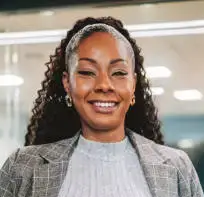
#> input picture dot-library/web/sample.jpg, 204 x 197 px
$ python -i sampling.py   (imports and definitions only)
#> lines starting #> are read from the running program, lines starting #| are printed output that depends on the picture
#> further down, picture is the input picture: shape (197, 204, 3); mean B, G, R 138.2, 147.2, 158.6
"""Turn images/masks into density maps and well-arranged point sets.

Pipeline: density map -> importance sampling -> weighted Lloyd relaxation.
The relaxation step spreads dots into an even, stipple-like arrangement that
follows the density (dark/bright areas get proportionally more dots) instead
of a noisy random scatter.
"""

from __future__ import annotations

import numpy as np
from PIL import Image, ImageFilter
from scipy.spatial import cKDTree


# [6 lines left out: function _normalize, not called in this run]


def density_from_image(
    rgb: np.ndarray,
    tone: str = "bright",
    gamma: float = 1.6,
    edges: float = 0.0,
    blur: float = 1.0,
    floor: float = 0.0,
) -> np.ndarray:
    """Build a sampling density from an RGB image.

    tone: 'bright' -> bright pixels get dots (light dots on dark canvas),
          'dark'   -> dark pixels get dots (ink on paper look).
    gamma: contrast on the tone response (higher = punchier separation).
    edges: 0..1 blend weight for an edge-detection layer (outlines).
    blur:  pre-blur in px to suppress pixel noise.
    floor: small constant added everywhere (a faint dust of dots outside the subject).
    """
#> called with tone = 'bright', gamma = 1.6, edges = 0, blur = 1, floor = 0
    gray = np.asarray(Image.fromarray(rgb).convert("L"), dtype=np.float64) / 255.0
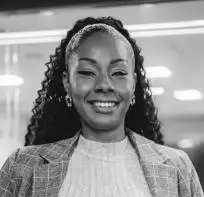
#> gray: shape (197, 204) float64; min 0.00392, max 1, mean 0.572
    if blur > 0:
        gray = np.asarray(
            Image.fromarray((gray * 255).astype(np.uint8)).filter(ImageFilter.GaussianBlur(blur)),
            dtype=np.float64,
        ) / 255.0
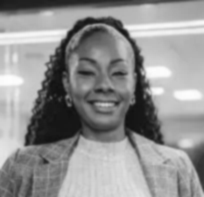
#> gray: shape (197, 204) float64; min 0.0667, max 0.992, mean 0.57

    val = gray if tone == "bright" else 1.0 - gray
    val = np.clip(val, 0, 1) ** gamma
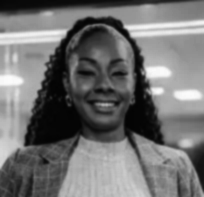
#> val: shape (197, 204) float64; min 0.0131, max 0.987, mean 0.445

    if edges > 0:
        try:
            import cv2

            e = cv2.Canny((gray * 255).astype(np.uint8), 60, 160).astype(np.float64) / 255.0
            e = np.asarray(
                Image.fromarray((e * 255).astype(np.uint8)).filter(ImageFilter.GaussianBlur(1.2)),
                dtype=np.float64,
            ) / 255.0
        except ImportError:
            e = np.asarray(
                Image.fromarray((gray * 255).astype(np.uint8)).filter(ImageFilter.FIND_EDGES),
                dtype=np.float64,
            ) / 255.0
        if e.max() > 0:
            e = e / e.max()
        val = (1 - edges) * val + edges * e

    if floor > 0:
        val = val + floor * max(val.max(), 1e-9)
    return val


# [86 lines left out: functions structure_density, sample_density, lloyd_relax, stipple, not called in this run]

>>> import cv2
>>> picture = cv2.imread('../web/sample.jpg')
>>> result = density_from_image(picture)
